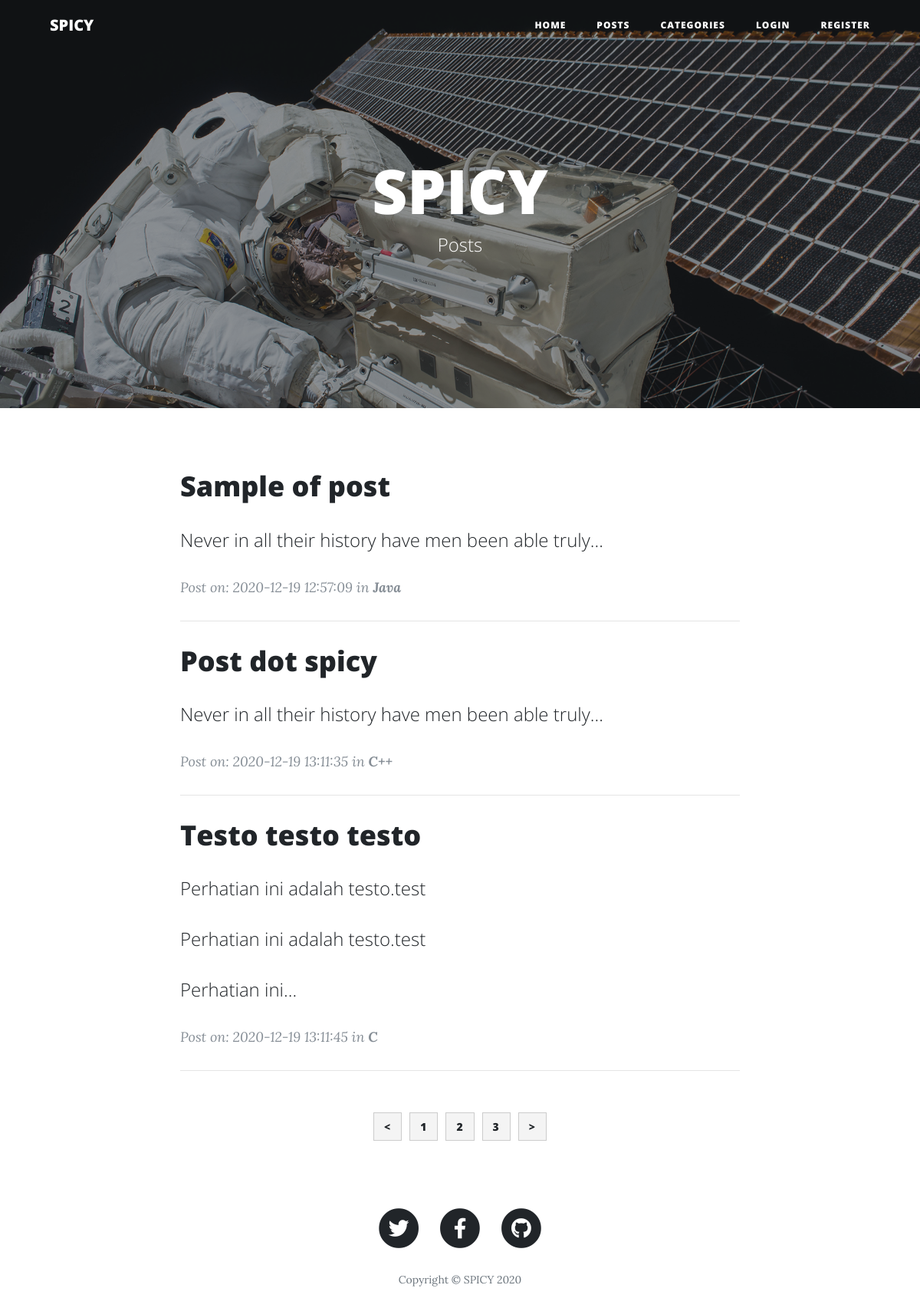
/home/posts/3, run on the app's committed database.
### tables this page shows
CREATE TABLE `posts` (
  `id` int(11) NOT NULL,
  `category_id` int(11) NOT NULL,
  `user_id` int(11) NOT NULL,
  `title` varchar(255) NOT NULL,
  `slug` varchar(255) NOT NULL,
  `body` text NOT NULL,
  `post_image` varchar(255) NOT NULL,
  `created_at` timestamp NOT NULL DEFAULT current_timestamp()
);

CREATE TABLE `categories` (
  `id` int(11) NOT NULL,
  `user_id` int(11) NOT NULL,
  `name` varchar(255) NOT NULL,
  `created_at` timestamp NOT NULL DEFAULT current_timestamp()
);

### application/controllers/Home.php (called while the page is built, shortened)
<?php
class Home extends CI_Controller
{
    public function __construct()
    {
        $this->load->helper(array('form', 'url'));
    }
    public function posts($offset = 0)
    {
        $config['per_page'] = 3;
        $data['title'] = 'Posts';
        $data['posts'] = $this->post_model->get_post(FALSE, $config['per_page'], $offset);
        $this->load->view('posts', $data);
    }
}

### index.php (called while the page is built, shortened)
<?php
require_once BASEPATH.'core/CodeIgniter.php';

### application/models/Post_model.php (called while the page is built, shortened)
<?php
class Post_model extends CI_Model
{
    public function get_post($slug = FALSE, $limit = FALSE, $offset = FALSE)
    {
        if ($limit) {
            $this->db->limit($limit, $offset);
        }
        if ($slug === FALSE) {
            $this->db->order_by('posts.id', 'DESC');
            $this->db->join('categories', 'categories.id = posts.category_id');
            $query = $this->db->get('posts');
            return $query->result_array();
        }
        $query = $this->db->get_where('posts', array('slug' => $slug));
        return $query->row_array();
    }
}

### application/views/pages/maincontent.php (the view)
<div class="container">
    <div class="row">
        <div class="col-lg-8 col-md-10 mx-auto">
            <?php foreach($posts as $post) : ?>
            <div class="post-preview">
                <a href="<?php echo site_url('home/view/'.$post['slug']); ?>">
                    <h2 class="post-title">
                        <?php echo $post['title']; ?>
                    </h2>
                    <h4 class="post-subtitle">
                        <?php echo word_limiter($post['body'], 10); ?>
                    </h4>
                </a>
                <p class="post-meta">Post on: <?php echo $post['created_at']; ?> in
                    <strong><?php echo $post['name']; ?></strong></p>
            </div>
            <hr>
            <?php endforeach; ?>

### static/css/style.css (style rules this page uses)
.pagination-links strong { padding: 8px 13px; margin: 5px; background: #f4f4f4; border: 1px #ccc solid; }
a.pagination-link { padding: 8px 13px; margin: 5px; background: #f4f4f4; border: 1px #ccc solid; }

### data on the page
posts: title "Sample of post", body "Never in all their history have men been able truly…", category.created_at "2020-12-19 12:57:09", category.name "Java"
posts: title "Post dot spicy", body "Never in all their history have men been able truly…", category.created_at "2020-12-19 13:11:35", category.name "C++"
posts: title "Testo testo testo", body "Perhatian ini adalah testo.test Perhatian ini adalah testo.test Perhatian ini…", category.created_at "2020-12-19 13:11:45", category.name "C"

### other printed values
SITE_NAME "SPICY"
$title "Posts"
$this->pagination->create_links() "< 1 2 3 >"
